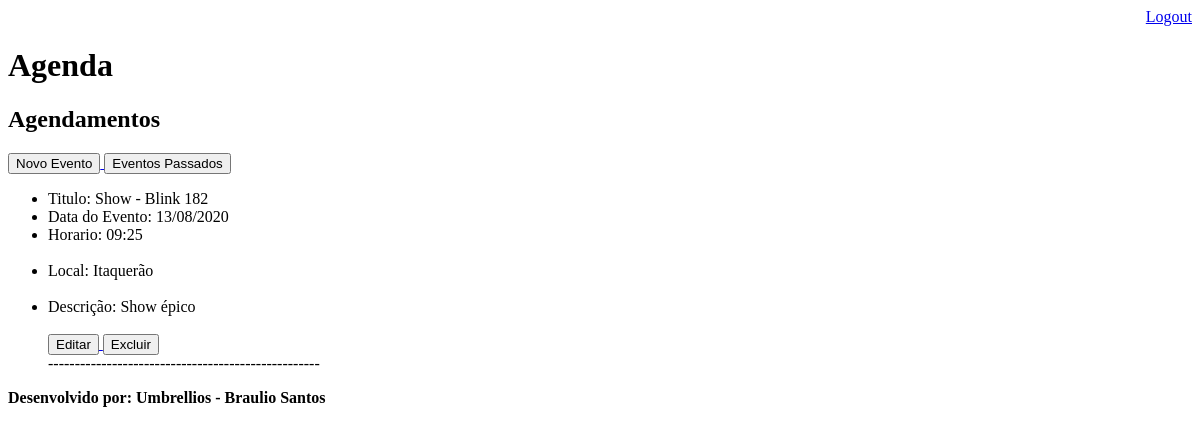
The page /agenda/ (signed in) on the database as committed earlier.
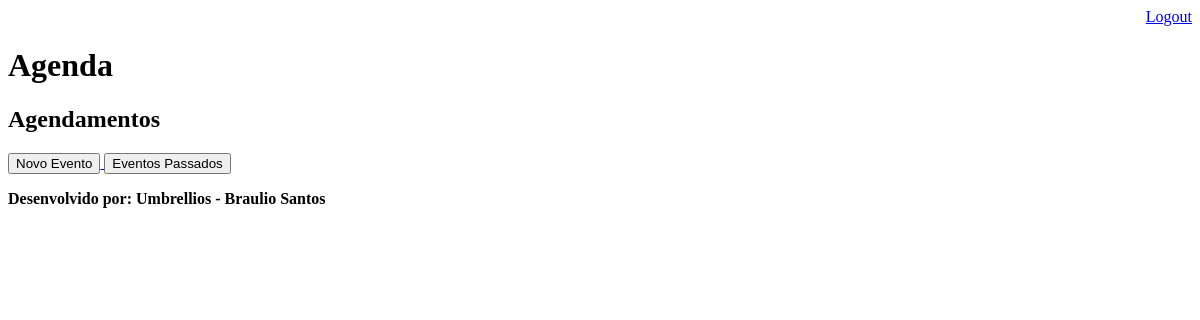
The same page on the database as committed later.
### core/models.py (models this page shows, shortened)
class Evento(models.Model):
    titulo = models.CharField(max_length=100)
    descricao = models.TextField(blank=True, null=True)
    data_evento = models.DateTimeField(verbose_name='Data do Evento')
    data_criacao = models.DateTimeField(auto_now=True, verbose_name='Data da Criação')
    usuario = models.ForeignKey(User, on_delete=models.CASCADE)
    local = models.CharField(max_length=100, blank=True, null=True)
    class Meta:
        db_table = 'evento'
    def get_data_evento(self):
        return self.data_evento.strftime('%d/%m/%Y')
    def get_hora_evento(self):
        return self.data_evento.strftime('%H:%M')
    def get_evento_atrasado(self):
        if self.data_evento < datetime.now():
            return True
        else:
            return False
    def get_evento_proximo(self):
        if self.data_evento < datetime.now() + timedelta(hours=1):
            return True
        else:
            return False

### core/views.py (the view)
# urls.py: path('agenda/', views.lista_evento),
@login_required(login_url='/login/')
def lista_evento(request):
    usuario = request.user
    data_atual = datetime.now() - timedelta(hours=1)
    try:
        evento = Evento.objects.filter(usuario=usuario,
                                       data_evento__gt=data_atual)
    except Exception:
        raise Http404()
    dados_evento = {'eventos' : evento}
    return render(request, 'agenda.html', dados_evento)

### templates/agenda.html (shortened to what this page needs)
{% extends "model-page.html" %}
{% block content %}
    <h2> Agendamentos</h2>
    <a href="evento/">
        <button type="button">Novo Evento</button>
    </a>
    <a href="historico/">
        <button type="button">Eventos Passados</button>
    </a>
        <ul>
            {% for evento in eventos %}
                <div style=
                            >
                    <li>Titulo: {{evento.titulo}}</li>
                    <li>Data do Evento: {{evento.get_data_evento}}</li>
                    <li>Horario: {{evento.get_hora_evento}}</li><br>
                    <li>Local: {{evento.local}}</li><br>
                    <li>Descrição: {{evento.descricao}}</li><br>
                    <a href="evento/?id={{evento.id}}">
                        <button type="button">Editar</button>
                    </a>
                    <a href="evento/delete/{{evento.id}}/">
                        <button type="button">Excluir</button>
                    </a>
                    <br>
                </div>
                ---------------------------------------------------
            {% endfor %}
        </ul>
{% endblock %}

Rows that differ between the two databases and show on the page:
no longer on this page (row edited): Evento: titulo "Show - Blink 182", get_data_evento "13/08/2020", get_hora_evento "09:25", local "Itaquerão", descricao "Show épico"
